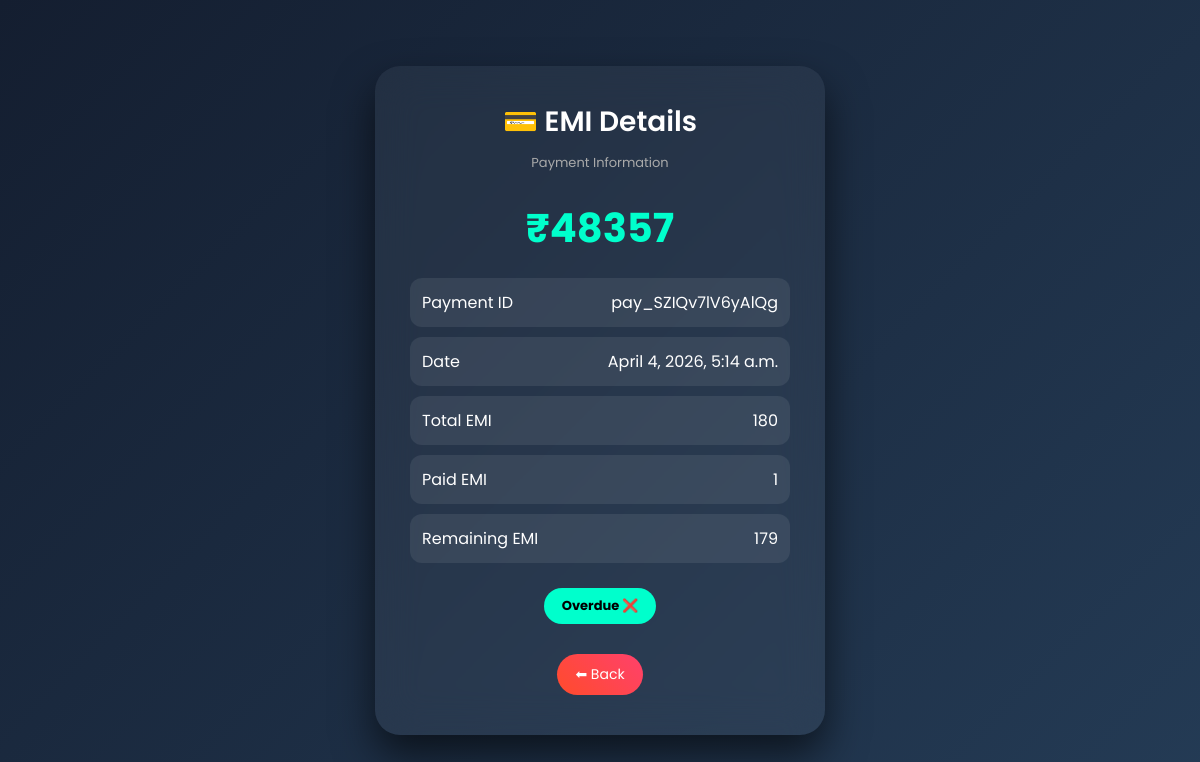
Page /core/view-history/10/ on the committed database.
### core/models.py (models this page shows, shortened)
class EMIHistory(models.Model):
    payment_id = models.CharField(max_length=200)
    amount = models.IntegerField()
    date = models.DateTimeField(auto_now_add=True)
    car_name=models.CharField(max_length=100,null=True)
    created_at = models.DateTimeField(auto_now_add=True,null=True)
    next_due_date = models.DateField(null=True, blank=True)
    is_paid = models.BooleanField(default=False,null=True)
    total_emi = models.IntegerField(null=True, blank=True)
    paid_emi = models.IntegerField(null=True, blank=True)
    def get_status(self):
        today = timezone.now().date()
        if self.next_due_date:
            if today > self.next_due_date:
                return "Overdue ❌"
            elif self.next_due_date - today <= timedelta(days=3):
                return "Due Soon ⚠️"
            else:
                return "Paid ✅"
        return "Not Set"
    def remaining_emi(self):
        return(self.total_emi or 0) - (self.paid_emi or 0)

### core/views.py (the view)
# urls.py: path('view-history/<int:id>/', views.view_history, name='view_history'),
def view_history(request, id):
    data = EMIHistory.objects.get(id=id)
    return render(request, "emi/view.html", {"item": data})

### templates/emi/view.html (shortened to what this page needs)
<!DOCTYPE html>
<html lang="en">
<head>
</head>
<body>
<div class="card">
    <div class="title">💳 EMI Details</div>
    <div class="subtitle">Payment Information</div>
    <div class="amount">₹{{ item.amount }}</div>
    <div class="info">
        <div class="row">
            <span>Payment ID</span>
            <span>{{ item.payment_id }}</span>
        </div>
        <div class="row">
            <span>Date</span>
            <span>{{ item.date }}</span>
        </div>
        <div class="row">
            <span>Total EMI</span>
            <span>{{ item.total_emi }}</span>
        </div>
        <div class="row">
            <span>Paid EMI</span>
            <span>{{ item.paid_emi }}</span>
        </div>
        <div class="row">
            <span>Remaining EMI</span>
            <span>{{ item.remaining_emi }}</span>
        </div>
    </div>
    <div class="status">
        {{ item.get_status }}
    </div>
    <div class="buttons">
        <a href="/core/history/" class="btn back">⬅ Back</a>
    </div>
</div>
</body>
</html>

### templates/emi/view.html (style rules this page uses)
body { margin: 0; height: 100vh; font-family: 'Poppins', sans-serif; background: linear-gradient(135deg, #141e30, #243b55); display: flex; justify-content: center; align-items: center; }
.card { width: 380px; padding: 35px; border-radius: 25px; background: rgba(255, 255, 255, 0.05); backdrop-filter: blur(20px); box-shadow: 0 20px 40px rgba(0,0,0,0.6); color: white; text-align: center; }
.title { font-size: 28px; font-weight: 600; margin-bottom: 10px; }
.subtitle { font-size: 13px; color: #aaa; margin-bottom: 25px; }
.amount { font-size: 40px; font-weight: bold; color: #00ffcc; margin-bottom: 20px; }
.info { text-align: left; margin-top: 15px; }
.row { display: flex; justify-content: space-between; background: rgba(255,255,255,0.08); padding: 12px; border-radius: 12px; margin-bottom: 10px; }
.status { margin-top: 15px; display: inline-block; padding: 8px 18px; border-radius: 20px; background: #00ffcc; color: black; font-size: 13px; font-weight: bold; }
.buttons { margin-top: 25px; }
.btn { text-decoration: none; padding: 10px 18px; border-radius: 30px; margin: 5px; display: inline-block; font-size: 14px; }
.back { background: linear-gradient(45deg, #ff4b2b, #ff416c); color: white; }

### rows in the picture
EMIHistory: amount "48357", payment_id "pay_SZIQv7lV6yAlQg", date "April 4, 2026, 5:14 a.m.", total_emi "180", paid_emi "1", remaining_emi "179", get_status "Overdue ❌"
